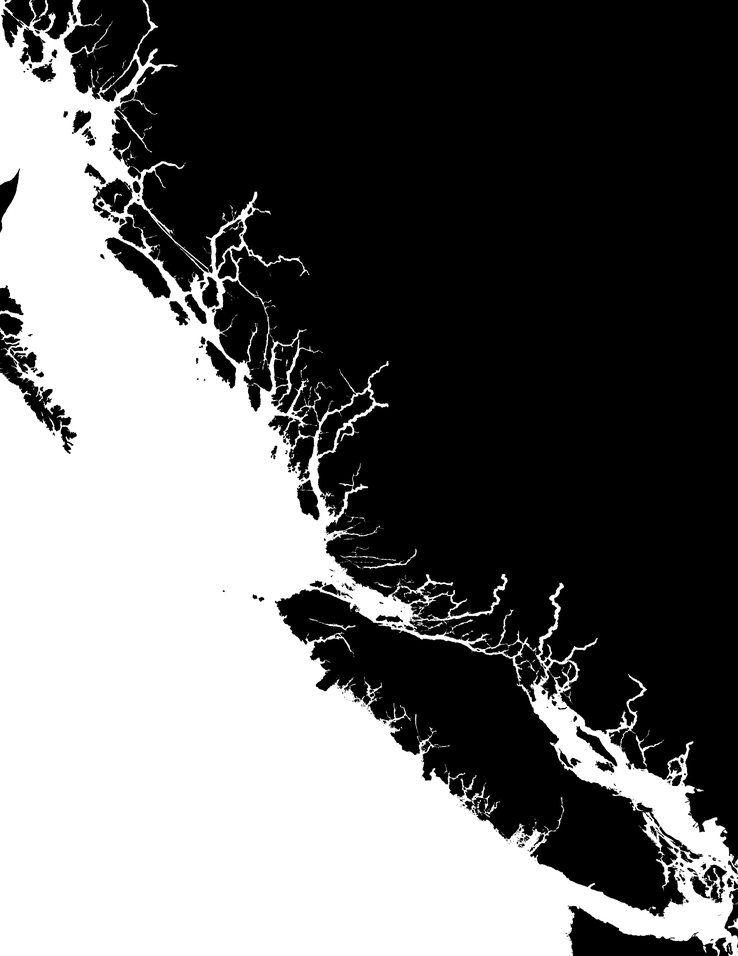
#> input picture data/water_mask.png, 738 x 956 px, shrunk from 2894 x 3750 before the run
$ python smooth_route.py
#> lines starting #> are read from the running program, lines starting #| are printed output that depends on the picture; after the words box and inside, x2 and y2 are one past the last pixel; in counts of white or black regions, pixels touching at a corner belong together
#!/usr/bin/env python3
"""Take the zigzags out of every leg of data/route.json.

The consensus route follows the middle of past human-powered tracks every 0.2 nm, so where the tracks spread out it wanders
from side to side (a dogleg off Qualicum, a jog off Cape Lazo). Nobody rows that: they hold a heading and change it at a point.
So each leg is redrawn as straight runs. From each point the run goes as far along the route as a straight line can while
  - it stays on water at least a cell off the shore (data/water_mask.png, the 220 m shoreline grid; where that grid closes a narrows the old route went
    through, being within 150 m of the old route counts as water), and
  - it never strays more than MAX_OFF nm from the old route, nor leaves any of the old route more than MAX_OFF nm from it
    (so it keeps to the channel and the side of each island past teams used).
Run from the repository root after build_consensus_route.py: python3 scripts/smooth_route.py
"""
import json, math, sys
from pathlib import Path
import numpy as np
from PIL import Image
from scipy.spatial import cKDTree

ROOT = Path(__file__).resolve().parent.parent
MAX_OFF = 0.5     # nm
NARROW = 0.08     # nm: a dry sample this close to the old route is a narrows the 220 m grid closes
STEP = 0.03       # nm between samples
from scipy.ndimage import binary_erosion
# water at least one 220 m cell from land, so a straight run keeps off the beach
MASK = binary_erosion(np.array(Image.open(ROOT / "data" / "water_mask.png").convert("L")) > 127)
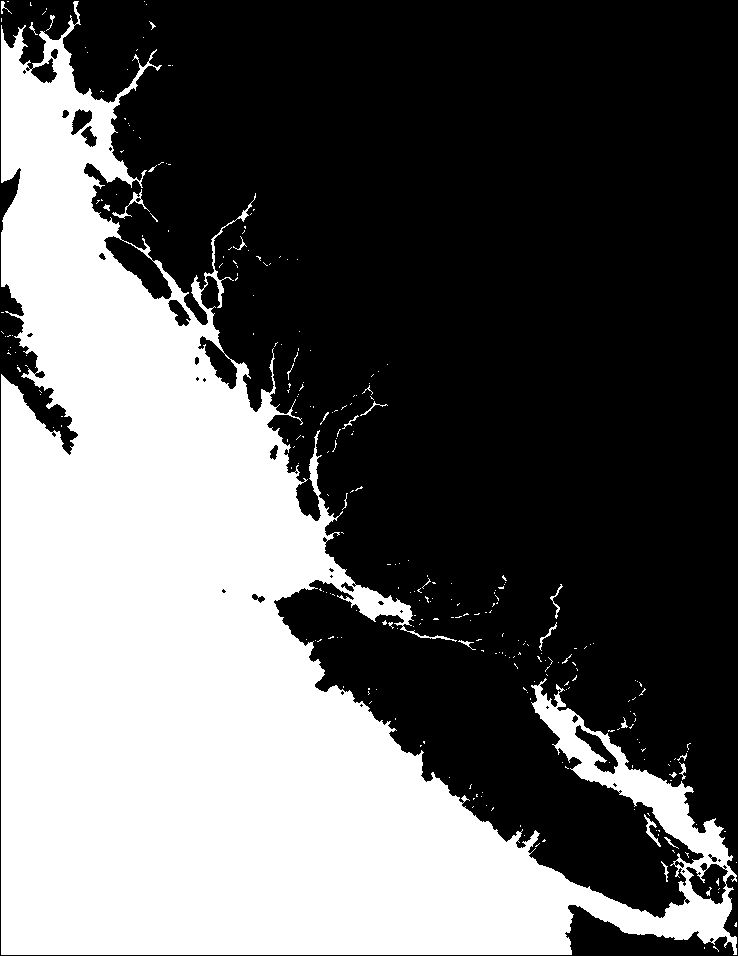
#> MASK: shape (956, 738) bool; 39.2% white; 290 white regions (263 under 20 px), largest, box (x1, y1, x2, y2) and area: (1, 1, 737, 955) 274766, (112, 189, 150, 219) 167, (644, 814, 661, 847) 133
Y1, DY, X0, DX = 55.5, 0.002, -131.9, 0.002 / math.cos(math.radians(51.5))


def wet(la, lo):
    j, i = int(round((Y1 - la) / DY)), int(round((lo - X0) / DX))
    return not (0 <= j < MASK.shape[0] and 0 <= i < MASK.shape[1]) or bool(MASK[j, i])


def nm(p): return sum(math.hypot((b[0] - a[0]) * 60, (b[1] - a[1]) * 60 * math.cos(math.radians(a[0]))) for a, b in zip(p, p[1:]))


# [42 lines left out: function smooth, not called in this run]


#> (the run stopped early here; a loop or call above may not have finished)
